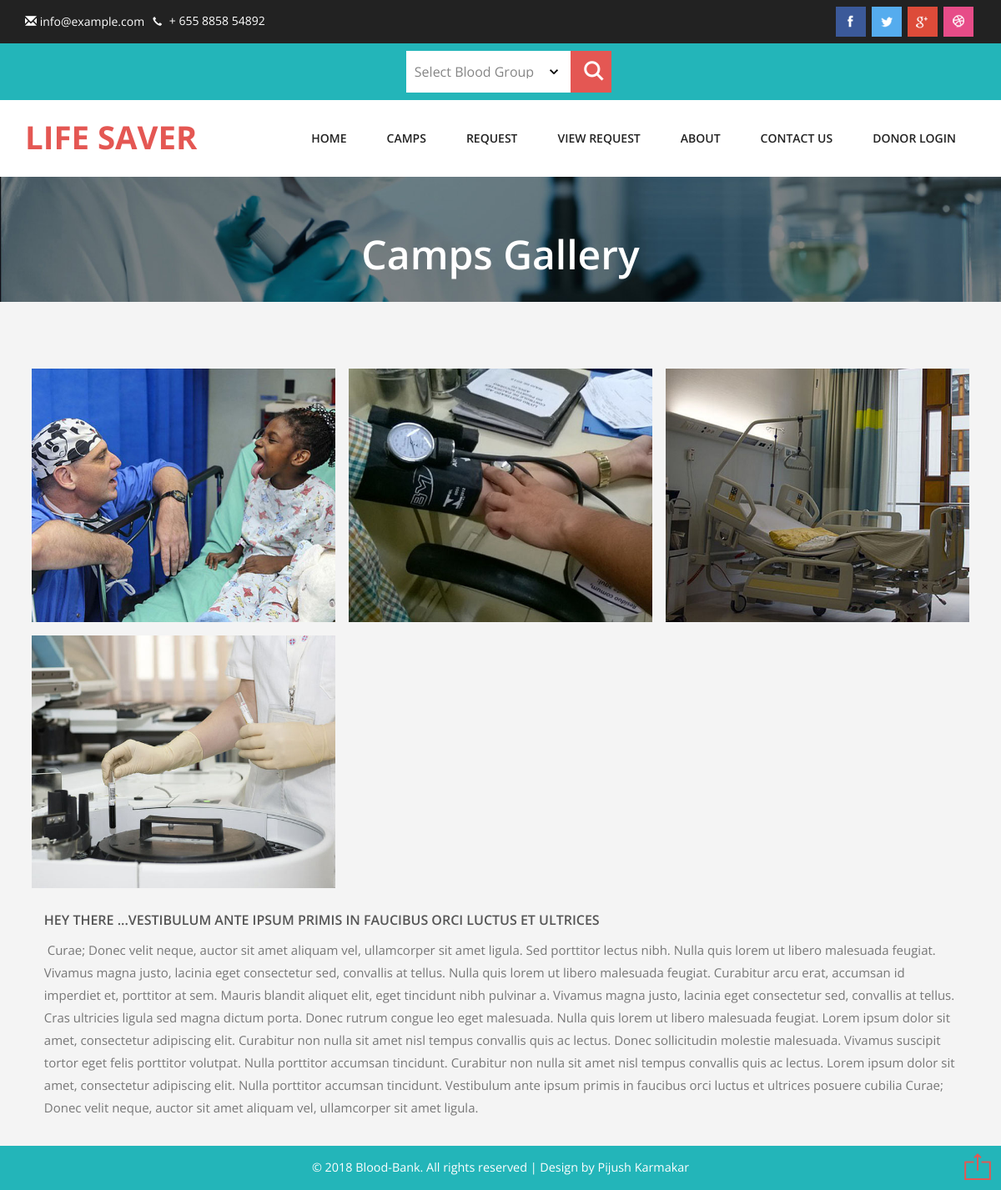
Screenshot of /gallery.php?campId=8 with the database file from the repository.
### tables this page shows
CREATE TABLE `tbl_campgallery` (
  `galleryId` int(11) NOT NULL,
  `campId` int(11) NOT NULL,
  `imageTitle` varchar(255) NOT NULL,
  `galleryImage` varchar(255) NOT NULL
);

CREATE TABLE `tbl_camp` (
  `campId` int(11) NOT NULL,
  `distId` int(11) NOT NULL,
  `divId` int(11) NOT NULL,
  `campTitle` varchar(255) NOT NULL,
  `organizedBy` varchar(255) NOT NULL,
  `image` varchar(255) NOT NULL,
  `details` text NOT NULL
);

### lib/Database.php (called while the page is built, shortened)
<?php
Class Database{
	public $host   = DB_HOST;
	public $user   = DB_USER;
	public $pass   = DB_PASS;
	public $dbname = DB_NAME;
	public $link;
	private function connectDB(){
	$this->link = new mysqli($this->host, $this->user, $this->pass, $this->dbname);
 }
	public function select($query){
		$result = $this->link->query($query) or die($this->link->error.__LINE__);
		if($result->num_rows > 0){
			return $result;
		} else {
			return false;
		}
	}
}

### gallery.php (the view, shortened to what this page needs)
<?php include 'inc/header.php'; ?>
<?php
    if(!isset($_GET['campId']) || $_GET['campId']==NULL ){
    	header('Location:404.php');
    }
    else{
    	 $id = preg_replace('/[^-a-zA-Z0-9_]/', '',  $_GET['campId'] );
    }
 ?>
<div class="top_banner two">
	<div class="container">
	       <div class="sub-hd-inner">
				<h3 class="tittle">Camps Gallery</h3>
			</div>
	</div>
</div>
<div class="custom_grid" id="tender">
  <div class="container">
		<div class="gallery-grids">
			<?php
			      $query = "SELECT * FROM tbl_campgallery WHERE campId = $id";
                  $gallery = $db->select($query);
                  if( $gallery ){
  	              while( $result = $gallery->fetch_assoc() ){
			 ?>
			<div class="col-md-4 gallery-grid">
				<div id="nivo-lightbox-demo">
						<img src="admin/<?php echo $result['galleryImage']; ?>" class="img-responsive " alt=""/>
				</div>
			</div>
<?php } } ?>
		</div>
	        <link rel="stylesheet" type="text/css" href="css/magnific-popup.css">
			<?php
			      $query = "SELECT * FROM tbl_camp WHERE campId = $id";
                  $gallery = $db->select($query);
                  if( $gallery ){
  	              while( $result = $gallery->fetch_assoc() ){
			 ?>
            <div class="main1">
                <div class="c_left">
                    <div class="left">
                        <?php echo $result['details']; ?>
                    </div>
                </div>
            </div>
          <?php } } ?>
	</div>
	</div>
<?php include 'inc/footer.php'; ?>

### css/style.css (style rules this page uses)
html, body { font-family: 'Open Sans', sans-serif!important; font-size: 100%; background: #ffffff; }
h1,h2,h3,h4,h5,h6 { margin:0; }
p { margin: 0; font-family: 'Open Sans', sans-serif!important; color: #555; font-size:0.9em; }
.main1 { padding:2%; }
.c_left { float:left; }
left h1, h2, h3, h4, h4, h5, h6 { margin-top: 14px !important; font-weight: 600 !important; color: #555; }
.left p { margin-top:15px; }
.left p { font-size:15px; color: #777; line-height: 1.8em; }
.gallery-grids { margin-top: 3em; }
.gallery-grid { position:relative; padding:0 0.5em 1em; }
.custom_grid { padding: 2em 0 2em 0px; position: relative; background: #f4f4f4; }
.top_banner.two { background: url(../images/wallhaven-12018.jpg) no-repeat 0px 0px; min-height:150px; background-size: cover; -webkit-background-size: cover; -moz-background-size: cover; -o-background-size: cover; -ms-background-size: cover; }
.sub-hd-inner h3.tittle { font-size: 3em; font-weight: 300; color: #fff; text-transform: capitalize; font-family: 'Open Sans', sans-serif!important; }
.sub-hd-inner { margin: 0 auto; text-align: center; padding-top:3.4em; }
.mb-60 h1, h2, h3, h4, h5, h6 { padding-left: 0; font-size: 2em; text-transform: uppercase; }

### css/slider.css (style rules this page uses)
html, body, div, span, applet, object, iframe, h1, h2, h3, h4, h5, h6, p, blockquote, pre, a, abbr, acronym, address, big, cite, code, del, dfn, em, img, ins, kbd, q, s, samp, small, strike, strong, sub, sup, tt, var, b, u, i, center, dl, dt, dd, ol, ul, li, fieldset, form, label, legend, table, caption, tbody, tfoot, thead, tr, th, td, article, aside, canvas, details, embed, figure, figcaption, footer, header, hgroup, menu, nav, output, ruby, section, summary, time, mark, audio, video { margin: 0; padding: 0; border: 0; font: inherit; font-size: 100%; vertical-align: baseline; }
html { line-height: 1; }
*, *:after, *:before { -moz-box-sizing: border-box; -webkit-box-sizing: border-box; box-sizing: border-box; }

### rows the page displays
tbl_campgallery: galleryImage (picture)
tbl_campgallery: galleryImage (picture)
tbl_campgallery: galleryImage (picture)
tbl_campgallery: galleryImage (picture)
tbl_camp: details "HEY THERE ...VESTIBULUM ANTE IPSUM PRIMIS IN FAUCIBUS ORCI LUCTUS ET ULTRICES Curae; Donec velit neque, auctor sit amet aliquam vel, ullamcorper sit amet ligula. Sed porttitor lectus nibh. Nulla quis lorem ut libero malesuada feugiat. Vivamus magna justo, lacinia eget consectetur sed, convallis at tellus. Nulla quis lorem ut libero malesuada feugiat. Curabitur arcu erat, accumsan id imperdiet et, porttitor at sem. Mauris blandit aliquet elit, eget tincidunt nibh pulvinar a. Vivamus magna justo, lacinia eget consectetur sed, convallis at tellus. Cras ultricies ligula sed magna dictum porta. Donec rutrum congue leo eget malesuada. Nulla quis lorem ut libero malesuada feugiat. Lorem ipsum…"
